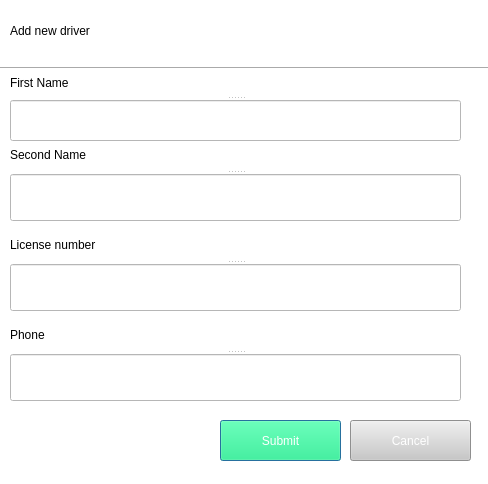
<?xml version="1.0" encoding="UTF-8"?>
<ui version="4.0">
 <class>driversDialogUpdate</class>
 <widget class="QDialog" name="driversDialogUpdate">
  <property name="geometry">
   <rect>
    <x>0</x>
    <y>0</y>
    <width>488</width>
    <height>484</height>
   </rect>
  </property>
  <property name="windowTitle">
   <string>Dialog</string>
  </property>
  <property name="styleSheet">
   <string notr="true">background-color: rgb(255, 255, 255);</string>
  </property>
  <widget class="QSplitter" name="splitter_2">
   <property name="geometry">
    <rect>
     <x>10</x>
     <y>140</y>
     <width>451</width>
     <height>81</height>
    </rect>
   </property>
   <property name="orientation">
    <enum>Qt::Vertical</enum>
   </property>
   <widget class="QLabel" name="label_3">
    <property name="styleSheet">
     <string notr="true">font: 12pt &quot;MS Shell Dlg 2&quot;;</string>
    </property>
    <property name="text">
     <string>Second Name</string>
    </property>
   </widget>
   <widget class="QLineEdit" name="lineEdit_2">
    <property name="styleSheet">
     <string notr="true"/>
    </property>
   </widget>
  </widget>
  <widget class="Line" name="line">
   <property name="geometry">
    <rect>
     <x>0</x>
     <y>60</y>
     <width>581</width>
     <height>16</height>
    </rect>
   </property>
   <property name="orientation">
    <enum>Qt::Horizontal</enum>
   </property>
  </widget>
  <widget class="QPushButton" name="pushButton">
   <property name="geometry">
    <rect>
     <x>220</x>
     <y>420</y>
     <width>121</width>
     <height>41</height>
    </rect>
   </property>
   <property name="styleSheet">
    <string notr="true">border:&quot;none&quot;;
background-color: rgb(0, 255, 127);
font: 75 10pt &quot;MS Shell Dlg 2&quot;;
color: rgb(255, 255, 255);
border-radius:&quot;10px&quot;</string>
   </property>
   <property name="text">
    <string>Submit</string>
   </property>
   <property name="checkable">
    <bool>true</bool>
   </property>
  </widget>
  <widget class="QPushButton" name="pushButton_2">
   <property name="geometry">
    <rect>
     <x>350</x>
     <y>420</y>
     <width>121</width>
     <height>41</height>
    </rect>
   </property>
   <property name="styleSheet">
    <string notr="true">border:&quot;none&quot;;
background-color: rgb(200, 200, 200);
font: 75 10pt &quot;MS Shell Dlg 2&quot;;
color: rgb(255, 255, 255);
border-radius:&quot;10px&quot;</string>
   </property>
   <property name="text">
    <string>Cancel</string>
   </property>
   <property name="checkable">
    <bool>true</bool>
   </property>
  </widget>
  <widget class="QLabel" name="label">
   <property name="geometry">
    <rect>
     <x>10</x>
     <y>10</y>
     <width>221</width>
     <height>41</height>
    </rect>
   </property>
   <property name="styleSheet">
    <string notr="true">font: 18pt &quot;MS Shell Dlg 2&quot;;</string>
   </property>
   <property name="text">
    <string>Add new driver</string>
   </property>
  </widget>
  <widget class="QSplitter" name="splitter">
   <property name="geometry">
    <rect>
     <x>10</x>
     <y>70</y>
     <width>451</width>
     <height>71</height>
    </rect>
   </property>
   <property name="orientation">
    <enum>Qt::Vertical</enum>
   </property>
   <widget class="QLabel" name="label_2">
    <property name="styleSheet">
     <string notr="true">font: 12pt &quot;MS Shell Dlg 2&quot;;</string>
    </property>
    <property name="text">
     <string>First Name</string>
    </property>
   </widget>
   <widget class="QLineEdit" name="lineEdit">
    <property name="styleSheet">
     <string notr="true"/>
    </property>
   </widget>
  </widget>
  <widget class="QSplitter" name="splitter_3">
   <property name="geometry">
    <rect>
     <x>10</x>
     <y>230</y>
     <width>451</width>
     <height>81</height>
    </rect>
   </property>
   <property name="orientation">
    <enum>Qt::Vertical</enum>
   </property>
   <widget class="QLabel" name="label_4">
    <property name="styleSheet">
     <string notr="true">font: 12pt &quot;MS Shell Dlg 2&quot;;</string>
    </property>
    <property name="text">
     <string>License number</string>
    </property>
   </widget>
   <widget class="QLineEdit" name="lineEdit_3">
    <property name="styleSheet">
     <string notr="true"/>
    </property>
   </widget>
  </widget>
  <widget class="QSplitter" name="splitter_4">
   <property name="geometry">
    <rect>
     <x>10</x>
     <y>320</y>
     <width>451</width>
     <height>81</height>
    </rect>
   </property>
   <property name="orientation">
    <enum>Qt::Vertical</enum>
   </property>
   <widget class="QLabel" name="label_5">
    <property name="styleSheet">
     <string notr="true">font: 12pt &quot;MS Shell Dlg 2&quot;;</string>
    </property>
    <property name="text">
     <string>Phone</string>
    </property>
   </widget>
   <widget class="QLineEdit" name="lineEdit_4">
    <property name="styleSheet">
     <string notr="true"/>
    </property>
   </widget>
  </widget>
 </widget>
 <resources/>
 <connections/>
</ui>
